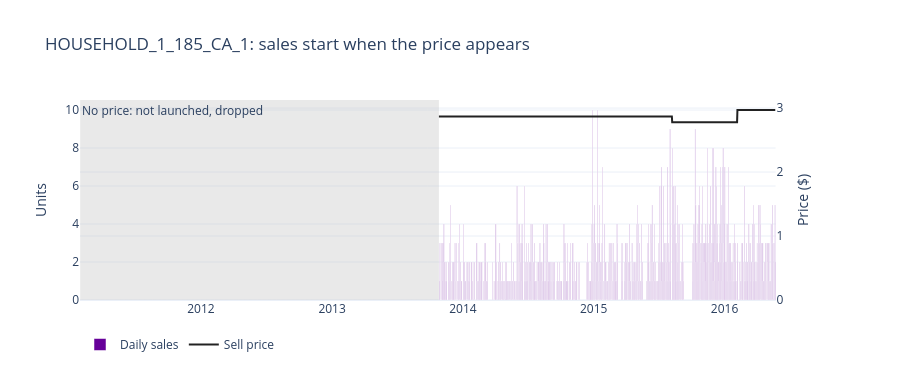

This figure's notebook cell:
### Markdown cell above
ราคามีครบทุกสินค้าถึงสัปดาห์สุดท้ายของ `calendar.csv` ดังนั้นช่วง `d_1942` – `d_1969` ทุกสินค้าก็วางขายอยู่เช่นกัน

สินค้า-ร้านที่ไม่มียอดขายเลยใน 84 วันสุดท้ายแต่ยังมีราคา อาจเป็นของหมดหรือเลิกขายแล้ว
แต่ข้อมูลไม่มีสต็อก จึงแยกไม่ได้ว่าเป็นของหมดหรือไม่มีคนซื้อ ยังไม่ตัด เพราะยังมีราคาอยู่

ตัวอย่างสินค้า 1 ตัวที่เริ่มวางขายกลางทาง: ช่วงสีเทาไม่มีราคาและยอดขายเป็น 0 ตลอด
พอราคาเริ่มมีก็ขายได้ทันที และหลังจากนั้นยังมีวันที่ขายได้ 0 ปนอยู่ ซึ่งเป็น 0 ที่เก็บไว้

### Code cell
EXAMPLE_ID = "HOUSEHOLD_1_185_CA_1_evaluation"
example = merge_df.loc[merge_df["id"] == EXAMPLE_ID, ["date", "sales", "sell_price"]]
launch_date = example.loc[example["sell_price"].notna(), "date"].min()

fig = make_subplots(specs=[[{"secondary_y": True}]])
fig.add_bar(x=example["date"], y=example["sales"], name="Daily sales", marker_color=NEUTRAL)
fig.add_scatter(x=example["date"], y=example["sell_price"], name="Sell price", line_color=LINE_COLOR,
                secondary_y=True)
fig.add_vrect(x0=example["date"].min(), x1=launch_date, fillcolor="#b5b5b5", opacity=0.3, line_width=0)
fig.add_annotation(x=example["date"].min(), y=1, xref="x", yref="paper", xanchor="left", showarrow=False,
                   text="No price: not launched, dropped")
fig.update_yaxes(title_text="Units", secondary_y=False)
fig.update_yaxes(title_text="Price ($)", rangemode="tozero", secondary_y=True)
fig.update_layout(title=f"{EXAMPLE_ID.removesuffix('_evaluation')}: sales start when the price appears",
                  height=380, bargap=0, legend=dict(orientation="h", y=-0.15))
fig.show()

### Figure 1 — Plotly figure (JSON) as saved in the notebook; plotly's stock layout.template omitted (floating-point values rounded to 4 significant figures; data arrays with more than 128 entries replaced by an {"elided": "..."} marker saying what was removed)
{"data": [{"marker": {"color": "#660099"}, "name": "Daily sales", "type": "bar", "x": {"elided": "1941 str values"}, "y": {"elided": "1941 int values"}}, {"line": {"color": "#222222"}, "name": "Sell price", "type": "scatter", "x": {"elided": "1941 str values"}, "xaxis": "x", "y": {"elided": "1941 float values"}, "yaxis": "y2"}], "layout": {"annotations": [{"showarrow": false, "text": "No price: not launched, dropped", "x": "2011-01-29T00:00:00", "xanchor": "left", "xref": "x", "y": 1, "yref": "paper"}], "bargap": 0, "height": 380, "legend": {"orientation": "h", "y": -0.15}, "shapes": [{"fillcolor": "#b5b5b5", "line": {"width": 0}, "opacity": 0.3, "type": "rect", "x0": "2011-01-29T00:00:00", "x1": "2013-10-26T00:00:00", "xref": "x", "y0": 0, "y1": 1, "yref": "y domain"}], "title": {"text": "HOUSEHOLD_1_185_CA_1: sales start when the price appears"}, "xaxis": {"anchor": "y", "domain": [0, 0.94]}, "yaxis": {"anchor": "x", "domain": [0, 1], "title": {"text": "Units"}}, "yaxis2": {"anchor": "x", "overlaying": "y", "rangemode": "tozero", "side": "right", "title": {"text": "Price ($)"}}}}
